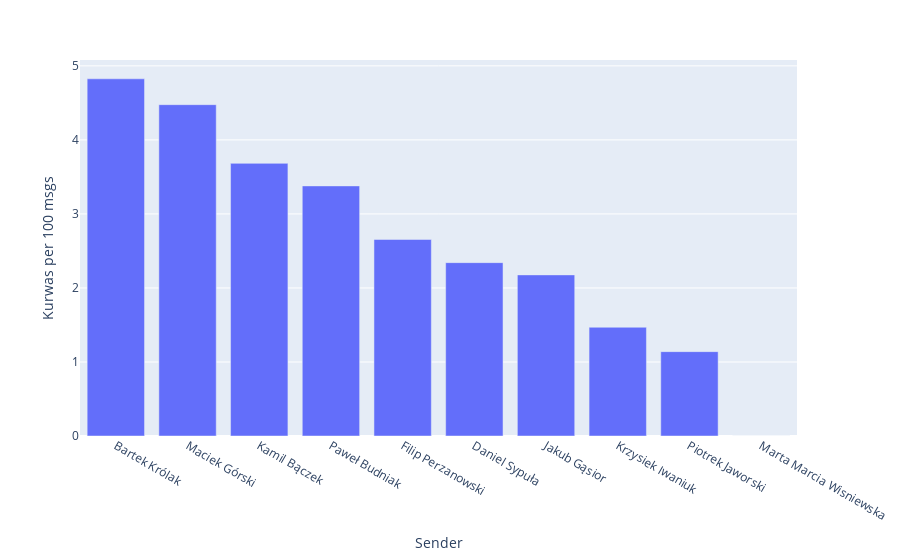

Here is the notebook cell this chart was saved with:
### Markdown cell above
## How often has the word 'kurwa' been used?
If odmiana is specified as True, then all the variations of 'kurwa' are also counted.

### Code cell
word_counts = stats.get_word_counts(chat, False, None, 1) #get unfiltered word_counts
kurwas = stats.get_kurwa_coefficients(word_counts, msg_stats, odmiana = True)

kurwas = {k:v * 100 for k,v in sorted(kurwas.items(), key = lambda item: item[1], reverse = True)}
kurwas_df = pd.DataFrame(kurwas.items(), columns = ['Sender', 'Kurwas per 100 msgs']).sort_values(by='Kurwas per 100 msgs', ascending=False).reset_index(drop = True)
fig = px.bar(kurwas_df, y = 'Kurwas per 100 msgs', x = 'Sender')
fig.show()
kurwas_df

### Figure 1 — Plotly figure (JSON) as saved in the notebook; plotly's stock layout.template omitted (floating-point values rounded to 4 significant figures)
{"data": [{"alignmentgroup": "True", "hoverlabel": {"namelength": 0}, "hovertemplate": "Sender=%{x}<br>Kurwas per 100 msgs=%{y}", "legendgroup": "", "marker": {"color": "#636efa"}, "name": "", "offsetgroup": "", "orientation": "v", "showlegend": false, "textposition": "auto", "type": "bar", "x": ["Bartek Królak", "Maciek Górski", "Kamil Bączek", "Paweł Budniak", "Filip Perzanowski", "Daniel Sypuła", "Jakub Gąsior", "Krzysiek Iwaniuk", "Piotrek Jaworski", "Marta Marcia Wisniewska"], "xaxis": "x", "y": [4.825, 4.476, 3.683, 3.378, 2.655, 2.342, 2.176, 1.469, 1.14, 0], "yaxis": "y"}], "layout": {"barmode": "relative", "legend": {"tracegroupgap": 0}, "margin": {"t": 60}, "xaxis": {"anchor": "y", "domain": [0, 1], "title": {"text": "Sender"}}, "yaxis": {"anchor": "x", "domain": [0, 1], "title": {"text": "Kurwas per 100 msgs"}}}}
